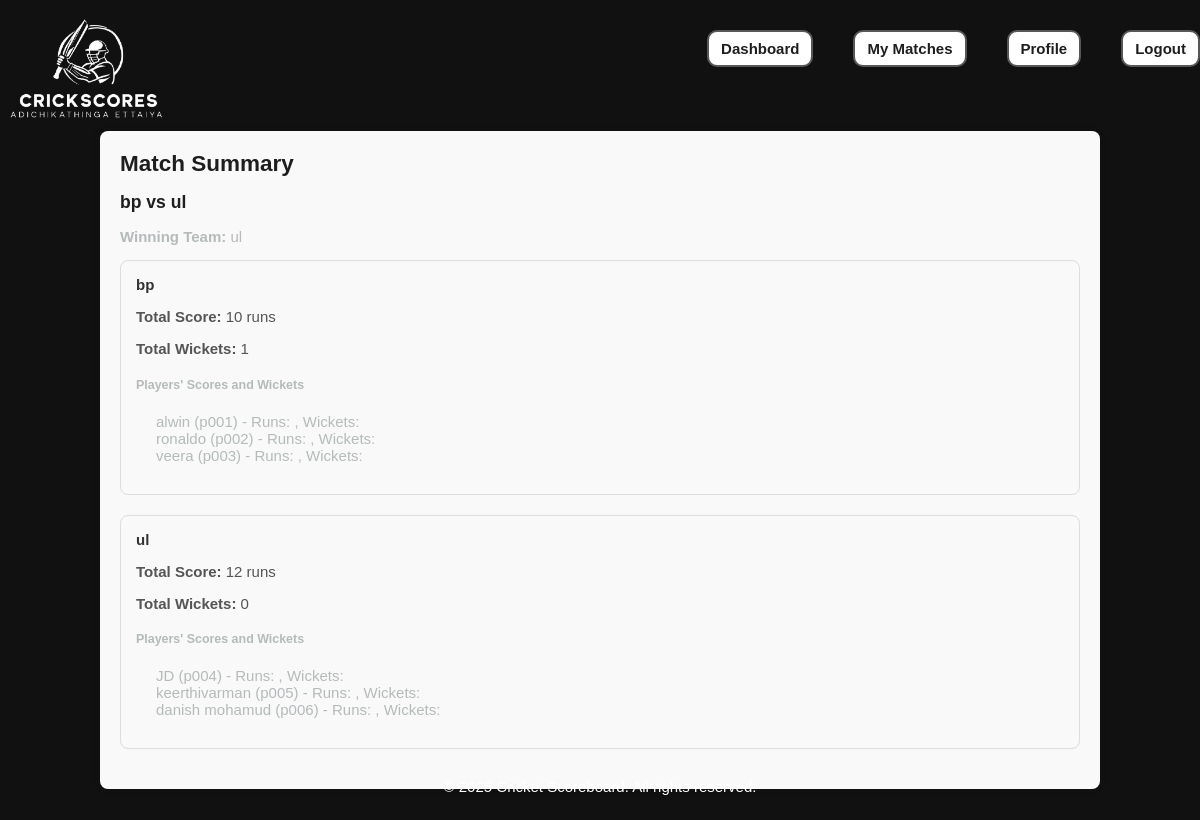
Page /match_summary.php?match_id=4 (signed in) on the committed database.
### tables this page shows
CREATE TABLE `matches` (
  `match_id` int(11) NOT NULL,
  `team1_name` varchar(255) NOT NULL,
  `team2_name` varchar(255) NOT NULL,
  `team1_players` text,
  `team2_players` text,
  `overs` int(11) NOT NULL,
  `wickets_allowed` int(11) NOT NULL,
  `toss_winner_team` varchar(255) DEFAULT NULL,
  `batting_team` varchar(255) DEFAULT NULL,
  `bowling_team` varchar(255) DEFAULT NULL,
  `match_date` timestamp NOT NULL DEFAULT CURRENT_TIMESTAMP
);

### functions.php (called while the page is built, shortened)
<?php
function getPlayerName($conn, $playerId) {
    $sql = "SELECT name FROM users WHERE player_id = ?";
    $stmt = $conn->prepare($sql);
    $stmt->bind_param("s", $playerId);
    $stmt->execute();
    $result = $stmt->get_result();
    if ($result->num_rows > 0) {
        $row = $result->fetch_assoc();
        return $row['name'];
    } else {
        return null;
    }
}
function getMatchDetails($conn, $matchId) {
    $sql = "SELECT * FROM matches WHERE match_id = ?";
    $stmt = $conn->prepare($sql);
    $stmt->bind_param("i", $matchId);
    $stmt->execute();
    $result = $stmt->get_result();
    if ($result->num_rows > 0) {
        return $result->fetch_assoc();
    } else {
        return null;
    }
}
?>

### match_summary.php (the view, shortened to what this page needs)
<?php
include_once '../includes/header.php';
$match_id = $_GET['match_id'];
$match_details = getMatchDetails($conn, $match_id);
$team1_players_ids = explode(',', $match_details['team1_players']);
$team2_players_ids = explode(',', $match_details['team2_players']);
function getPlayerStats($conn, $match_id, $playerId, $innings_table) {
    $sql = "SELECT SUM(score) AS total_score, SUM(wicket) AS total_wickets FROM $innings_table WHERE match_id = ? AND batting_player_id = ?";
    $stmt = $conn->prepare($sql);
    $stmt->bind_param("is", $match_id, $playerId);
    $stmt->execute();
    $result = $stmt->get_result();
    $stats = $result->fetch_assoc();
    return $stats ? $stats : ['total_score' => 0, 'total_wickets' => 0];
}
$team1_total_score = 0;
$team1_total_wickets = 0;
$team2_total_score = 0;
$team2_total_wickets = 0;
$sql_team1_summary = "SELECT SUM(score) AS total_score, SUM(wicket) AS total_wickets FROM innings1_scores WHERE match_id = ?";
$stmt_team1_summary = $conn->prepare($sql_team1_summary);
$stmt_team1_summary->bind_param("i", $match_id);
$stmt_team1_summary->execute();
$result_team1_summary = $stmt_team1_summary->get_result();
if ($result_team1_summary->num_rows > 0) {
    $row_team1_summary = $result_team1_summary->fetch_assoc();
    $team1_total_score = $row_team1_summary['total_score'] ?? 0;
    $team1_total_wickets = $row_team1_summary['total_wickets'] ?? 0;
}
$sql_team2_summary = "SELECT SUM(score) AS total_score, SUM(wicket) AS total_wickets FROM innings2_scores WHERE match_id = ?";
$stmt_team2_summary = $conn->prepare($sql_team2_summary);
$stmt_team2_summary->bind_param("i", $match_id);
$stmt_team2_summary->execute();
$result_team2_summary = $stmt_team2_summary->get_result();
if ($result_team2_summary->num_rows > 0) {
    $row_team2_summary = $result_team2_summary->fetch_assoc();
    $team2_total_score = $row_team2_summary['total_score'] ?? 0;
    $team2_total_wickets = $row_team2_summary['total_wickets'] ?? 0;
}
$winning_team = '';
if ($team1_total_score > $team2_total_score) {
    $winning_team = $match_details['team1_name'];
} else if ($team2_total_score > $team1_total_score) {
    $winning_team = $match_details['team2_name'];
} else {
    $winning_team = "Match Tied";
}
?>
<div class="main-wrapper">
<div class="container match-summary-container">
    <h2>Match Summary</h2>
    <h3><?php echo htmlspecialchars($match_details['team1_name']); ?> vs <?php echo htmlspecialchars($match_details['team2_name']); ?></h3>
    <?php if ($winning_team != "Match Tied"): ?>
        <p><strong>Winning Team:</strong> <?php echo htmlspecialchars($winning_team); ?></p>
    <?php else: ?>
        <p><strong>Match Result:</strong> Tied</p>
    <?php endif; ?>
    <div class="team-summary">
        <h4><?php echo htmlspecialchars($match_details['team1_name']); ?></h4>
        <p><strong>Total Score:</strong> <?php echo htmlspecialchars($team1_total_score); ?> runs</p>
        <p><strong>Total Wickets:</strong> <?php echo htmlspecialchars($team1_total_wickets); ?></p>
        <h5>Players' Scores and Wickets</h5>
        <ul>
            <?php foreach ($team1_players_ids as $player_id): ?>
                <li>
                    <?php $player_stats = getPlayerStats($conn, $match_id, $player_id, 'innings1_scores'); ?>
                    <?php echo htmlspecialchars(getPlayerName($conn, $player_id)); ?> (<?php echo htmlspecialchars($player_id); ?>) - Runs: <?php echo htmlspecialchars($player_stats['total_score']); ?>, Wickets: <?php echo htmlspecialchars($player_stats['total_wickets']); ?>
                </li>
            <?php endforeach; ?>
        </ul>
    </div>
    <div class="team-summary">
        <h4><?php echo htmlspecialchars($match_details['team2_name']); ?></h4>
        <p><strong>Total Score:</strong> <?php echo htmlspecialchars($team2_total_score); ?> runs</p>
        <p><strong>Total Wickets:</strong> <?php echo htmlspecialchars($team2_total_wickets); ?></p>
        <h5>Players' Scores and Wickets</h5>
        <ul>
            <?php foreach ($team2_players_ids as $player_id): ?>
                <li>
                    <?php $player_stats = getPlayerStats($conn, $match_id, $player_id, 'innings2_scores'); ?>
                    <?php echo htmlspecialchars(getPlayerName($conn, $player_id)); ?> (<?php echo htmlspecialchars($player_id); ?>) - Runs: <?php echo htmlspecialchars($player_stats['total_score']); ?>, Wickets: <?php echo htmlspecialchars($player_stats['total_wickets']); ?>
                </li>
            <?php endforeach; ?>
        </ul>
    </div>
</div>
</div>
<?php include_once '../includes/footer.php'; ?>

### style.css (style rules this page uses)
body { font-family: Arial, sans-serif; margin: 0; padding: 0; background-color: #000000ee; color: #333; justify-content: center; align-items: center; color: hsl(180, 4%, 72%); padding-top: 80px; }
.main-wrapper { min-height: calc(100vh - 80px); display: flex; justify-content: center; align-items: center; padding-top: 20px; }
body, button, input { font-family: 'Red Hat Display', sans-serif; font-size: 0.938rem; }
h1, h2, h3 { color: #000000e1; font-weight: 700; }
ul { list-style: none; }
.container { margin: 0 auto; }
.container { width: 80%; margin: 20px auto; padding: 20px; background-color: rgb(243, 243, 243); border-radius: 8px; box-shadow: 0 0 10px rgba(0, 0, 0, 0.1); }
.match-summary-container { background-color: #f9f9f9; padding: 20px; border-radius: 8px; }
.match-summary-container h2, .match-summary-container h3 { margin-top: 0; margin-bottom: 15px; }
.team-summary { margin-bottom: 20px; padding: 15px; border: 1px solid #ddd; border-radius: 8px; }
.team-summary h4 { margin-top: 0; margin-bottom: 10px; color: #333; }
.team-summary p { margin-bottom: 8px; color: #555; }
.team-summary ul { list-style: none; padding-left: 20px; }

### rows in the picture
matches: team1_name "bp", team2_name "ul", team1_players "p001", team1_players "p002", team1_players "p003", team2_players "p004", team2_players "p005", team2_players "p006"

### other values in the picture
$team1_total_score "10"
$team1_total_wickets "1"
getPlayerName($conn, $player_id) "alwin"
getPlayerName($conn, $player_id) "ronaldo"
getPlayerName($conn, $player_id) "veera"
$team2_total_score "12"
$team2_total_wickets "0"
getPlayerName($conn, $player_id) "JD"
getPlayerName($conn, $player_id) "keerthivarman"
getPlayerName($conn, $player_id) "danish mohamud"
